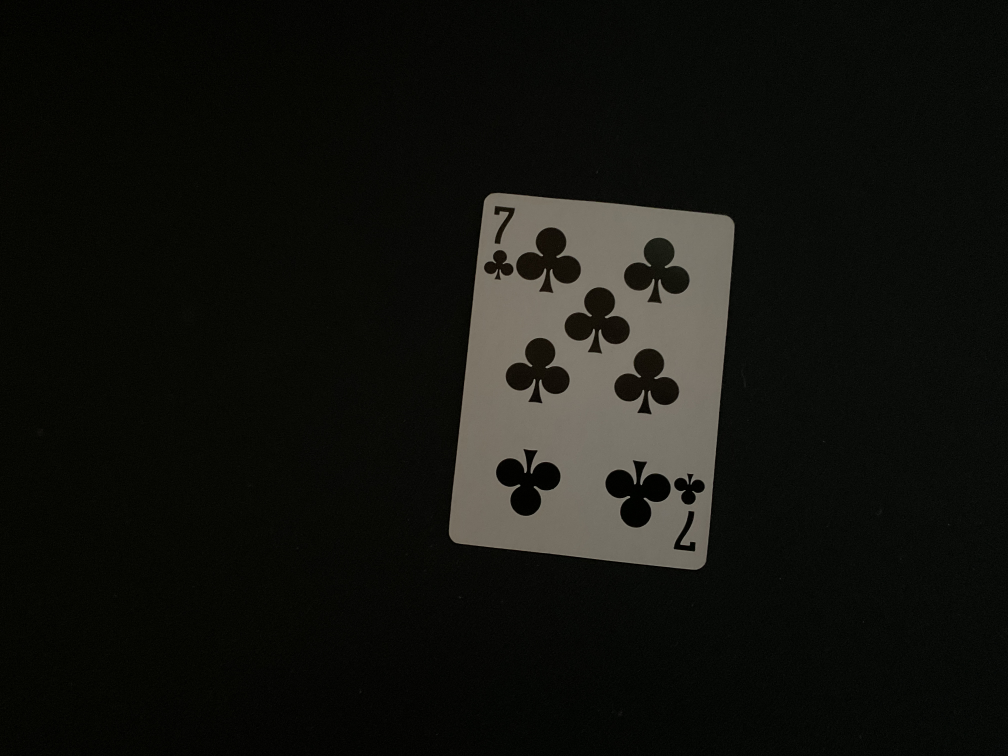
#> input picture project_4/image/1.JPG, 4032 x 3024 px, given as the content of the folder ImageSet1/ImageSet1, which was not available (shown at 1/4 size)
$ python Rishikesh_Fnu_P1.py
#> lines starting #> are read from the running program, lines starting #| are printed output that depends on the picture; pictures that were not available may be replaced by others from this repository, and a replacement may not be noted
import cv2
import glob
import numpy as np

"""
Please set the path to the ImageSet1 folder with the "*.JPG" extension which
would allow the script to read all the files in the folder that ends with .jpg extension
"""
path = glob.glob("ImageSet1/ImageSet1/*.JPG")

# read all the images in the folder
imgs = [cv2.imread(file) for file in path]
#> imgs = 1 item

# image number counter
image_count = 0
total_images = len(imgs)
#> total_images = 1

for img in imgs:

    # convert the image to HSV color space
    img_hsv = cv2.cvtColor(img, cv2.COLOR_BGR2HSV)

    # calculate the percentage of pixels with hue 0
    hue_0 = np.sum(img_hsv[:, :, 0] == 0)
    total_pixel = img.shape[0] * img.shape[1]
    is_night = hue_0 >= total_pixel * 0.9

    # if the image is a night image, set the title to 'Night' else set it to 'Day'
    if is_night:
        title = 'Night'
    else:
        title = 'Day'


    # resize the image to 1080x720
    img = cv2.resize(img, (1080, 720))

    # create a blank image for the title and instructions
    title_img = np.zeros((100, 1080, 3), dtype=np.uint8)

    # put the title and instructions on the blank image
    cv2.putText(title_img, title, (10, 30), cv2.FONT_HERSHEY_DUPLEX, 1, (255, 255, 255), 2, cv2.LINE_AA)

    if image_count < total_images - 1:
        msg = "Press Enter to continue or Q to close the script"
    else:
        msg = "Last image. Press any button to close the script"

    cv2.putText(title_img, msg, (10, 70), cv2.FONT_HERSHEY_DUPLEX, 0.7, (255, 255, 255), 1, cv2.LINE_AA)

    # combine the title image and the main image
    combined_img = np.vstack((title_img, img))

    # display the image
    cv2.imshow('image', combined_img)

    # wait for a key press
    key = cv2.waitKey(0) & 0xFF
    if key == ord('q') and image_count < total_images - 1:
        break

    image_count += 1
    cv2.destroyAllWindows()
#> this loop made 1 pass; (key q is pressed on pass 1)
#> (hue_0, total_pixel, is_night, title, image_count) on pass 1: (106823, 12192768, False, 'Day', 1)
#> pass 1, `img = cv2.resize(img, (1080, 720))`:
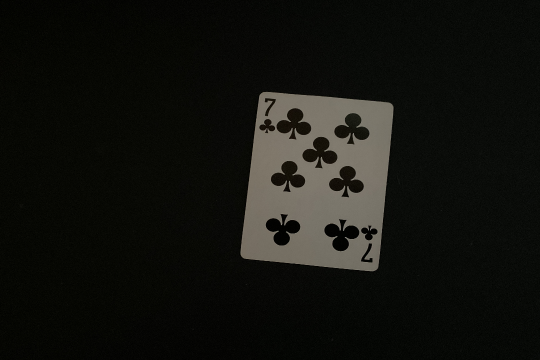
#> img: shape (720, 1080, 3) (shown at 1/2 size); mean of channels 0, 1, 2 14.9, 19.1, 18.6; drawn as B, G, R
#> pass 1, `combined_img = np.vstack((title_img, img))`:
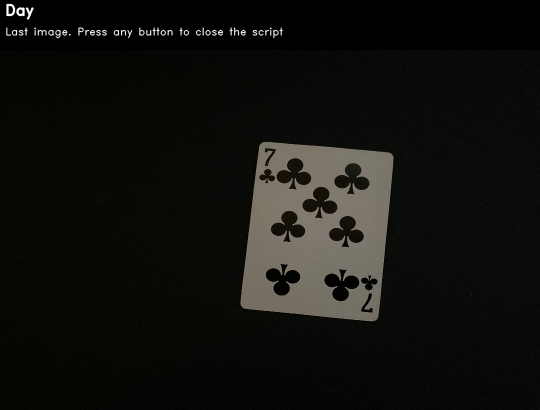
#> combined_img: shape (820, 1080, 3) (shown at 1/2 size); mean of channels 0, 1, 2 13.8, 17.5, 17.1; drawn as B, G, R
#> after the loop:
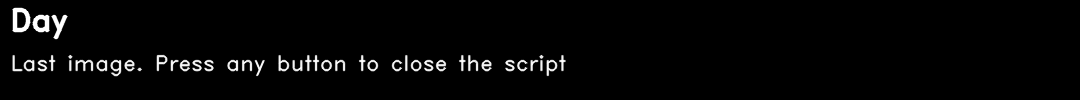
#> title_img: shape (100, 1080, 3); min 0, max 255, mean 6.4
#> after the loop, image_count = 1

# close all the windows
cv2.destroyAllWindows()

$ run again, on project_4/image/5.JPG
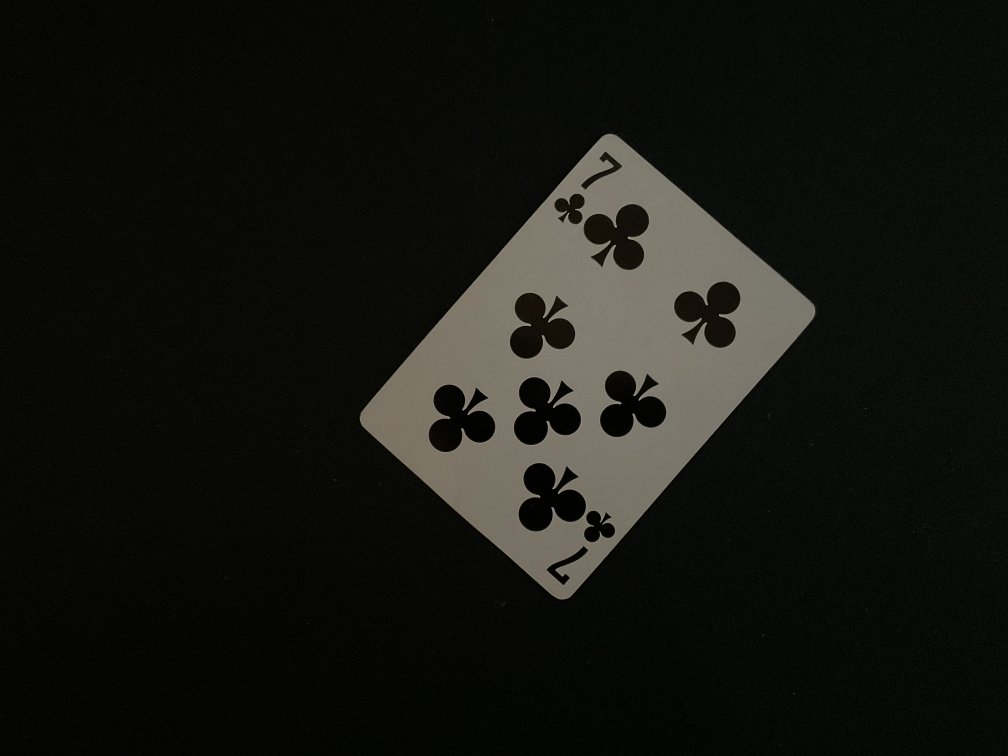
#> input picture project_4/image/5.JPG, 4032 x 3024 px, given as the content of the folder ImageSet1/ImageSet1, which was not available (shown at 1/4 size)
#> imgs = 1 item
#> total_images = 1
#> the loop `for img in imgs:` made 1 pass; (key q is pressed on pass 1)
#> (hue_0, total_pixel, is_night, title, image_count) on pass 1: (141695, 12192768, False, 'Day', 1)
#> pass 1, `img = cv2.resize(img, (1080, 720))`:
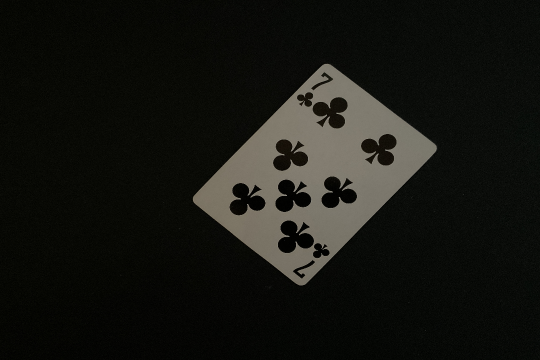
#> img: shape (720, 1080, 3) (shown at 1/2 size); mean of channels 0, 1, 2 17.5, 22, 21.6; drawn as B, G, R
#> pass 1, `combined_img = np.vstack((title_img, img))`:
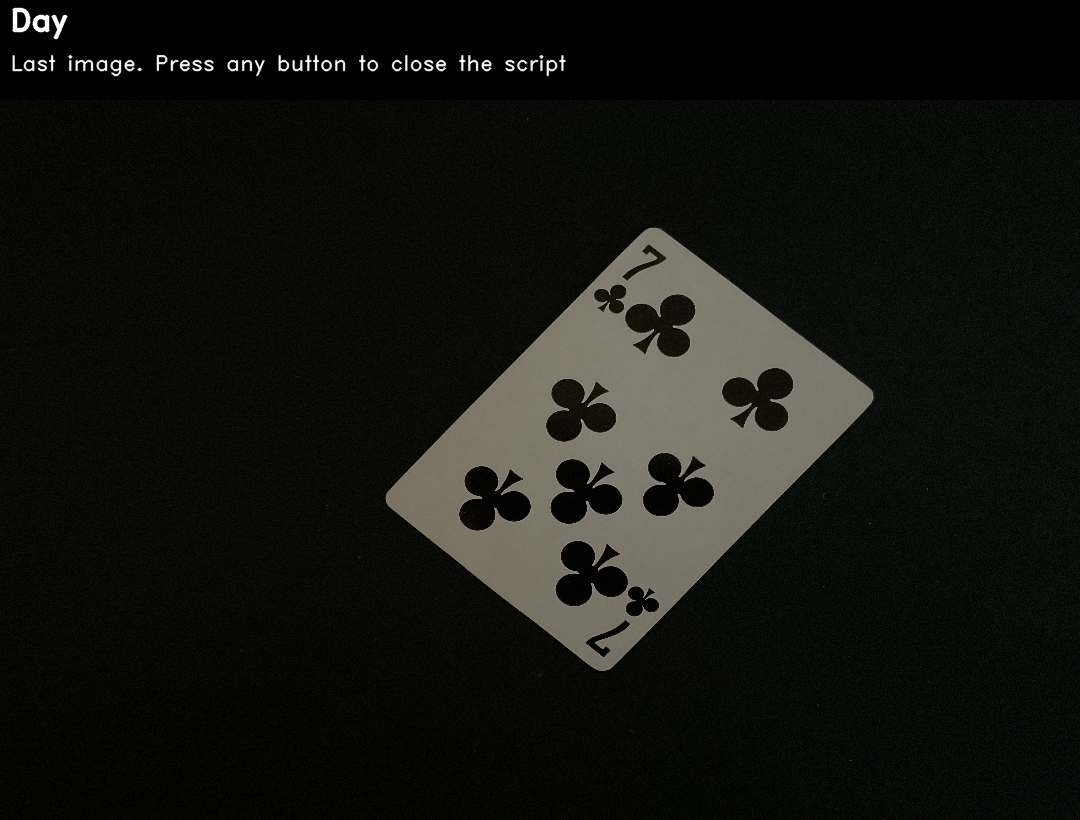
#> combined_img: shape (820, 1080, 3); mean of channels 0, 1, 2 16.2, 20.1, 19.7; drawn as B, G, R

$ run again, on project_4/image/6.JPG
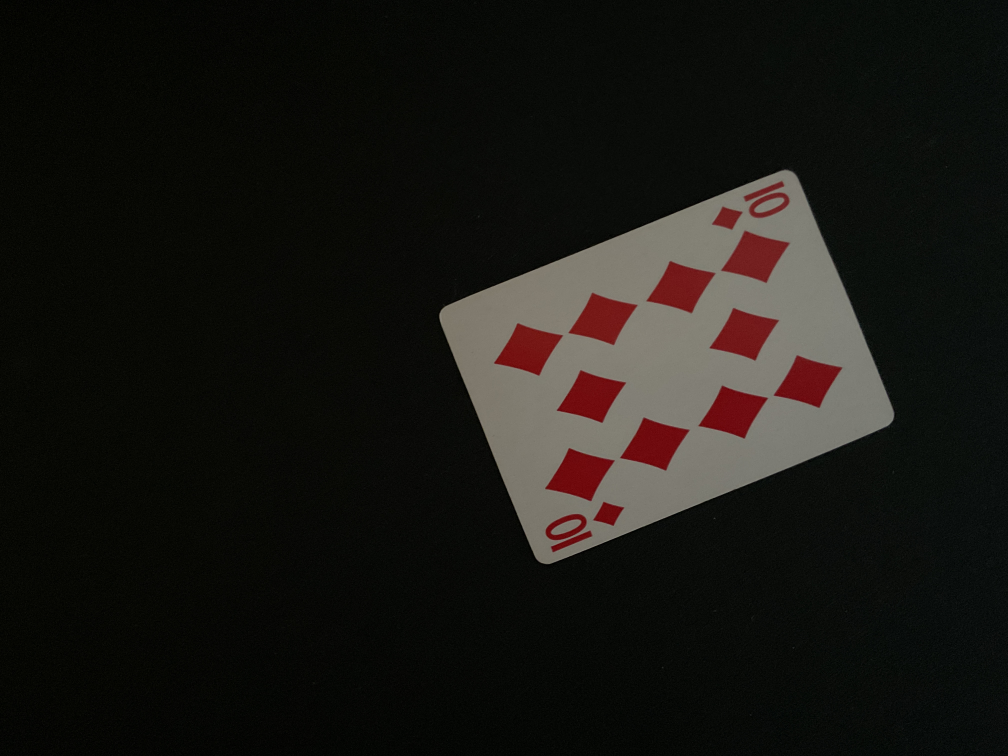
#> input picture project_4/image/6.JPG, 4032 x 3024 px, given as the content of the folder ImageSet1/ImageSet1, which was not available (shown at 1/4 size)
#> imgs = 1 item
#> total_images = 1
#> the loop `for img in imgs:` made 1 pass; (key q is pressed on pass 1)
#> (hue_0, total_pixel, is_night, title, image_count) on pass 1: (197709, 12192768, False, 'Day', 1)
#> pass 1, `img = cv2.resize(img, (1080, 720))`:
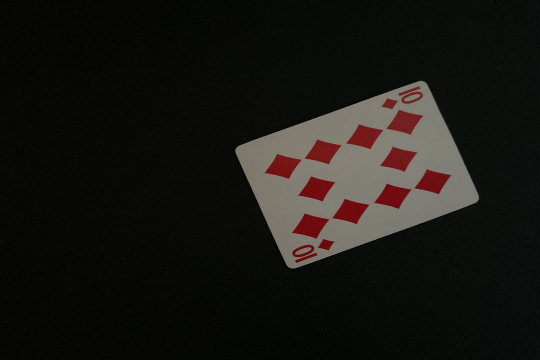
#> img: shape (720, 1080, 3) (shown at 1/2 size); mean of channels 0, 1, 2 19.3, 23.2, 24.7; drawn as B, G, R
#> pass 1, `combined_img = np.vstack((title_img, img))`:
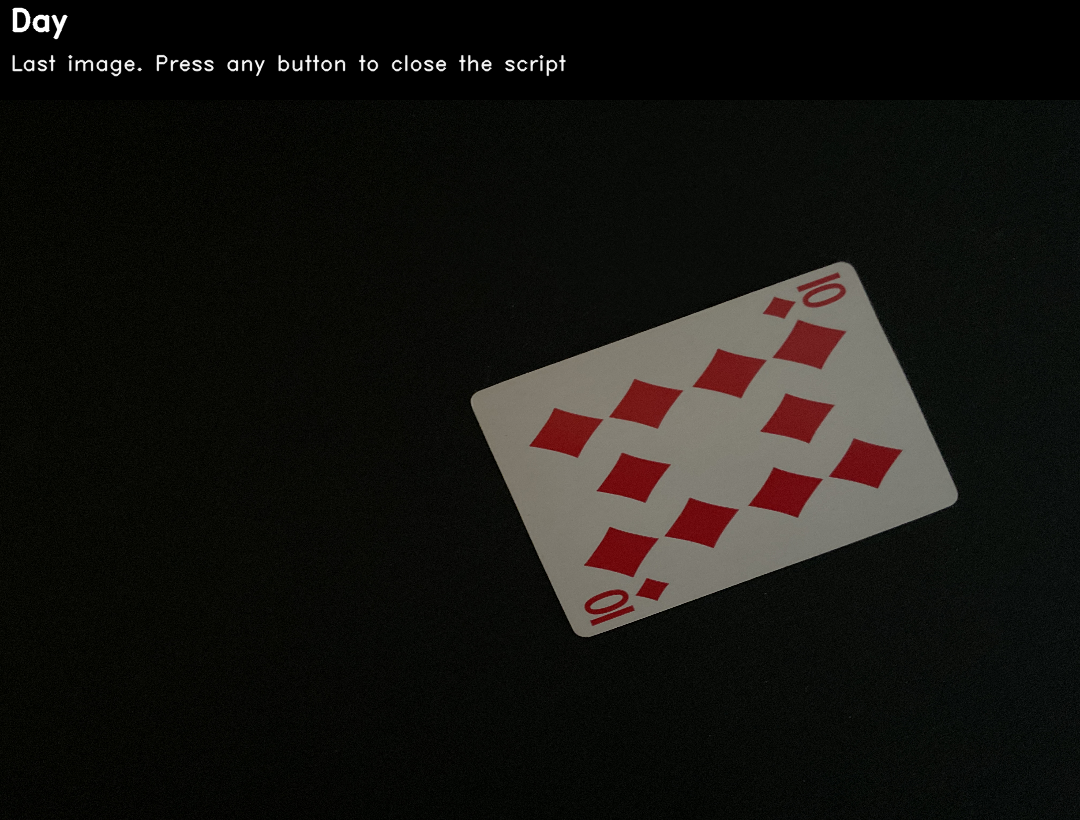
#> combined_img: shape (820, 1080, 3); mean of channels 0, 1, 2 17.7, 21.1, 22.5; drawn as B, G, R
